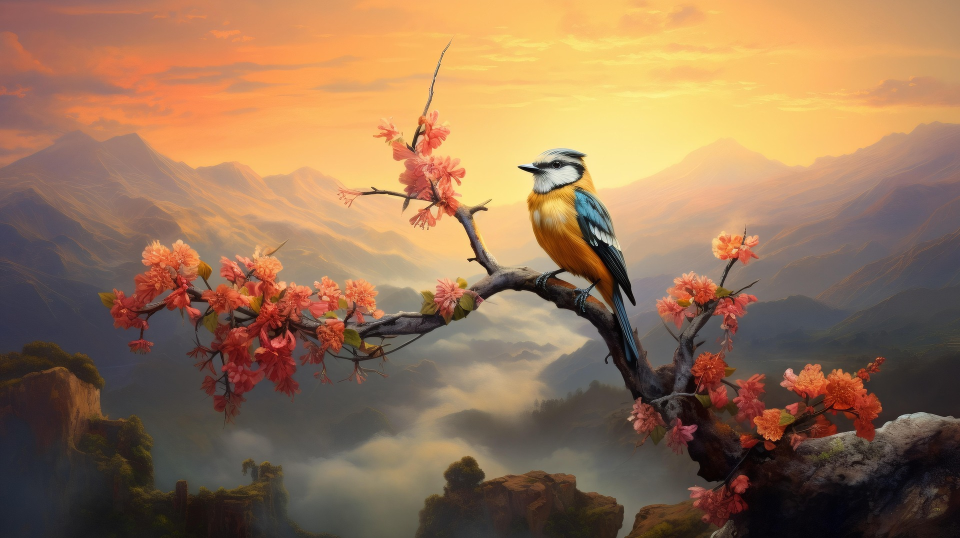
#> input picture assets/img_rep_1.jpg, 1920 x 1076 px (shown at 1/2 size)
$ python -i cromo_semiotica.py   (imports and definitions only)
#> lines starting #> are read from the running program, lines starting #| are printed output that depends on the picture
### servicios/config.py
### meter el funcionamiento de la ia y el servidor aca

import base64
import json
import time
import cv2
import numpy as np
import requests
import streamlit as st


# ==========================================================
# DEFINICIÓN GLOBAL DE CREDENCIALES
# ==========================================================
try:
    RUNPOD_API_KEY = st.secrets["RUNPOD_API_KEY"]
    RUNPOD_ENDPOINT_ID = st.secrets["RUNPOD_ENDPOINT_ID"]
except Exception:
    import toml

    secrets = toml.load(".streamlit/secrets.toml")
    RUNPOD_API_KEY = secrets["RUNPOD_API_KEY"]
    RUNPOD_ENDPOINT_ID = secrets["RUNPOD_ENDPOINT_ID"]

BASE_URL = f"https://api.runpod.ai/v2/{RUNPOD_ENDPOINT_ID}"
HEADERS = {
    "Authorization": f"Bearer {RUNPOD_API_KEY}",
    "Content-Type": "application/json",
}

# Funcion para que OpenCV pueda leer imágenes con rutas que contengan caracteres especiales en Windows
def imread_unicode(path: str, flags: int = cv2.IMREAD_COLOR) -> np.ndarray | None:
    """
    Lee una imagen utilizando un buffer de numpy para evitar fallos de lectura
    con rutas que contengan caracteres especiales (ñ, acentos, espacios) en Windows.
    """
#> called with path = '../../../assets/img_rep_1.jpg', flags = 1
    try:
        buffer = np.fromfile(path, dtype=np.uint8)
        img = cv2.imdecode(buffer, flags)
#> img is the input picture: shape (1076, 1920, 3); mean B, G, R 85.4, 114.9, 148.6
        return img
    except Exception as e:
        print(f"Error al cargar la imagen desde '{path}': {e}")
        return None

# [114 lines left out: functions imagen_a_base64, consultar_minicpm_v, not called in this run]

### core/dimensiones/dimension_sintactica/cromo_semiotica.py
import cv2
import numpy as np
from servicios.config import imread_unicode

def obtener_paleta_cromatica(imagen_path, cantidad_colores=3):
    """
    Extrae la paleta cromática exacta de una imagen usando K-Means Clustering.
    Devuelve los colores dominantes con su código HEX, RGB, porcentaje de ocupación
    y rol semiótico/compositivo (Dominante, Secundario, Acento).
    """
    try:
        img = imread_unicode(imagen_path)
        if img is None:
            return {"error": f"No se pudo cargar la imagen desde la ruta: {imagen_path}"}

        img_rgb = cv2.cvtColor(img, cv2.COLOR_BGR2RGB)
        img_small = cv2.resize(img_rgb, (150, 150), interpolation=cv2.INTER_AREA)
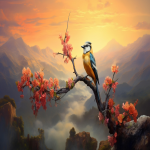
#> img_small: shape (150, 150, 3); mean R, G, B 148.6, 114.9, 85.4

        pixeles = img_small.reshape(-1, 3)
        pixeles = np.float32(pixeles)

        criterios = (cv2.TERM_CRITERIA_EPS + cv2.TERM_CRITERIA_MAX_ITER, 10, 1.0)

        # Detectamos colores únicos reales para no forzar k de más si es monocromo o bicolor puro
        colores_unicos = np.unique(pixeles, axis=0)
        k_real = min(cantidad_colores, len(colores_unicos))
#> k_real = 3

        # Obtenemos las etiquetas (labels) para contar los píxeles de cada color
        _, etiquetas, centros = cv2.kmeans(
            pixeles,
            k_real,
            None,
            criterios,
            10,
            cv2.KMEANS_RANDOM_CENTERS
        )
#> centros = [[143, 110.8, 96.05], [235, 180.1, 114], [63.82, 50.84, 47.96]]

        centros = np.uint8(centros)
#> centros = [[143, 110, 96], [235, 180, 113], [63, 50, 47]]
        conteo_pixeles = np.bincount(etiquetas.flatten(), minlength=k_real)
#> conteo_pixeles = [6058, 8344, 8098]
        total_pixeles = len(pixeles)
#> total_pixeles = 22500

        # Emparejamos cada color con su frecuencia y omitimos clusters vacíos si los hubiera
        roles = ["Dominante", "Secundario", "Acento", "Neutro", "Complementario"]
        clusters = []
        for i in range(k_real):
            if conteo_pixeles[i] > 0:
                pct = round((conteo_pixeles[i] / total_pixeles) * 100, 1)
                r, g, b = int(centros[i][0]), int(centros[i][1]), int(centros[i][2])
                clusters.append({
                    "rgb": (r, g, b),
                    "hex": f"#{r:02x}{g:02x}{b:02x}".upper(),
                    "porcentaje": pct,
                    "conteo": conteo_pixeles[i]
                })
#> this loop made 3 passes
#> (pct, r, g, b) on passes 1 to 3: (26.9, 143, 110, 96), (37.1, 235, 180, 113), (36, 63, 50, 47)
#> after the loop, clusters = 3 items

        # Ordenar por porcentaje descendente (el más presente es Dominante)
        clusters.sort(key=lambda x: x["conteo"], reverse=True)

        # Fusionar colores que sean indistinguibles para el ojo humano (distancia RGB < 18)
        UMBRAL_DISTANCIA = 18.0
        clusters_filtrados = []

        for c in clusters:
            r1, g1, b1 = c["rgb"]
            fusionado = False
            for f in clusters_filtrados:
                r2, g2, b2 = f["rgb"]
                distancia = ((r1 - r2)**2 + (g1 - g2)**2 + (b1 - b2)**2) ** 0.5
                if distancia < UMBRAL_DISTANCIA:
                    f["conteo"] += c["conteo"]
                    f["porcentaje"] = round(f["porcentaje"] + c["porcentaje"], 1)
                    fusionado = True
                    break
            if not fusionado:
                clusters_filtrados.append(c)
#> this loop made 3 passes
#> after the loop, clusters_filtrados = 3 items; f = {'rgb': (63, 50, 47), 'hex': '#3F322F', 'porcentaje': 36, 'conteo': 8098}

        # Reasignar roles a los clusters que quedaron realmente diferenciados
        paleta_completa = []
        for idx, item in enumerate(clusters_filtrados):
            paleta_completa.append({
                "rol": roles[idx] if idx < len(roles) else f"Color {idx + 1}",
                "hex": item["hex"],
                "rgb": item["rgb"],
                "porcentaje": int(round(item["porcentaje"]))
            })
#> this loop made 3 passes
#> after the loop, paleta_completa = 3 items

        return paleta_completa

    except Exception as e:
        return {"error": f"Error interno en el procesamiento de color: {str(e)}"}

# [164 lines left out: functions analizar_atributos_cromaticos, evaluar_semiotica_cromatica, not called in this run]

>>> result = obtener_paleta_cromatica('../../../assets/img_rep_1.jpg')
#> result = 3 items

$ run again, on assets/img_rep_2.jpg
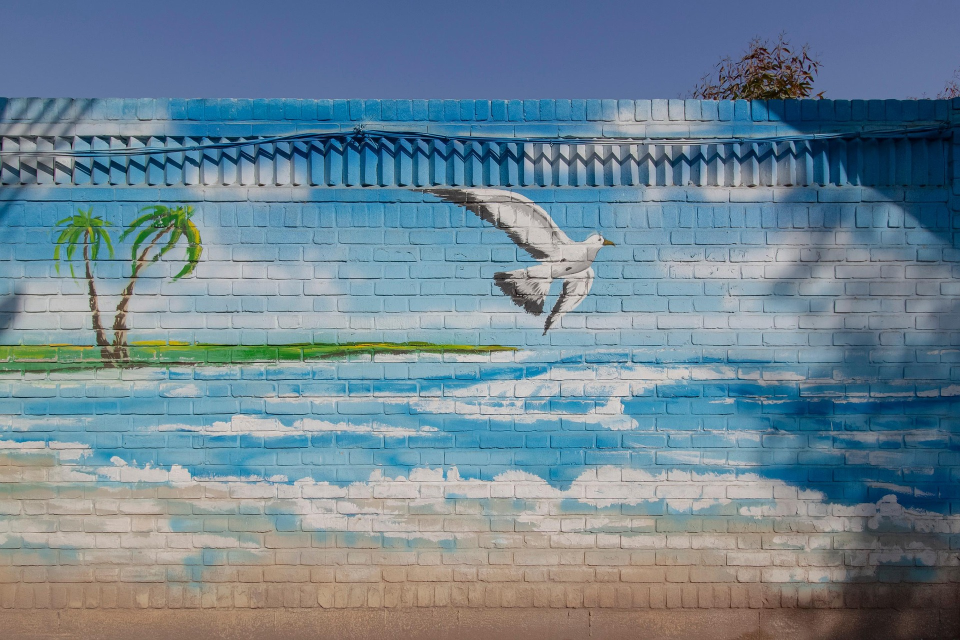
#> input picture assets/img_rep_2.jpg, 1920 x 1280 px (shown at 1/2 size)
#> in imread_unicode, img is the input picture: shape (1280, 1920, 3); mean B, G, R 146.7, 132.8, 110.7
#> in obtener_paleta_cromatica, `img_small = cv2.resize(img_rgb, (150, 150), interpolation=cv2.INTER_AR..`:
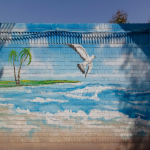
#> img_small: shape (150, 150, 3); mean R, G, B 110.7, 132.8, 146.7
#> k_real = 3
#> in obtener_paleta_cromatica, `_, etiquetas, centros = cv2.kmeans( pixeles, k_real, None, criterios, ..`: centros = [[87.9, 121.6, 148.5], [36.83, 67.81, 83.95], [156.5, 164.4, 164.6]]
#> in obtener_paleta_cromatica, `centros = np.uint8(centros)`: centros = [[87, 121, 148], [36, 67, 83], [156, 164, 164]]
#> conteo_pixeles = [9726, 3045, 9729]
#> total_pixeles = 22500
#> the loop in obtener_paleta_cromatica, `for i in range(k_real):` made 3 passes
#> (pct, r, g, b) on passes 1 to 3: (43.2, 87, 121, 148), (13.5, 36, 67, 83), (43.2, 156, 164, 164)
#> after the loop in obtener_paleta_cromatica, `for i in range(k_real):`: clusters = 3 items
#> the loop in obtener_paleta_cromatica, `for c in clusters:` made 3 passes
#> after the loop in obtener_paleta_cromatica, `for c in clusters:`: f = {'rgb': (87, 121, 148), 'hex': '#577994', 'porcentaje': 43.2, 'conteo': 9726}
#> the loop in obtener_paleta_cromatica, `for idx, item in enumerate(clusters_filtrados):` made 3 passes
#> after the loop in obtener_paleta_cromatica, `for idx, item in enumerate(clusters_filtrados):`: paleta_completa = 3 items

$ run again, on assets/img_rep_3.jpg
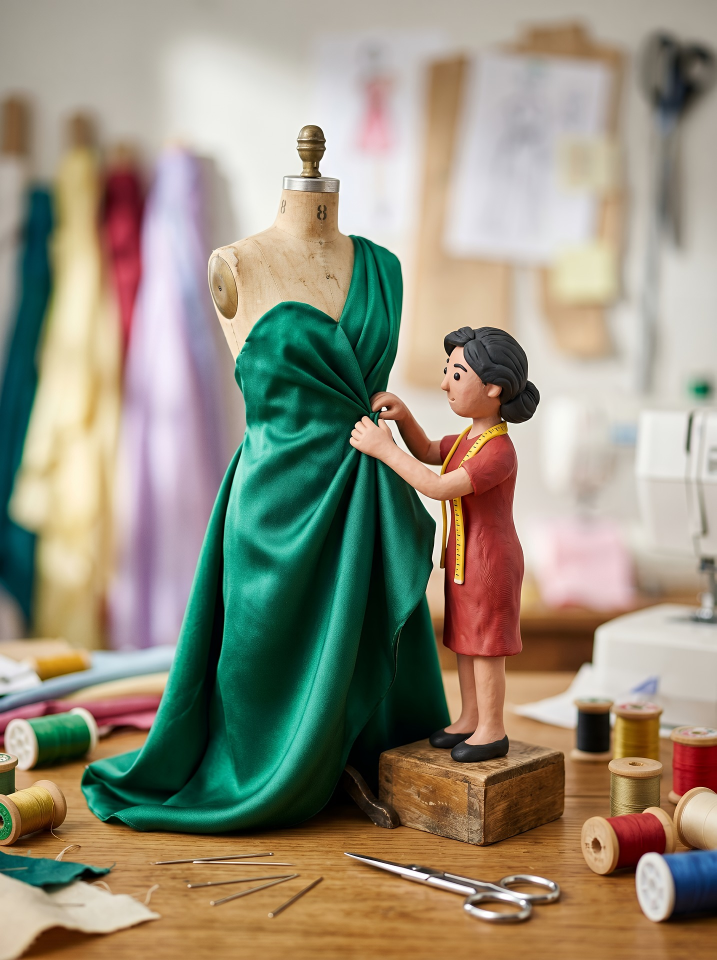
#> input picture assets/img_rep_3.jpg, 1433 x 1920 px (shown at 1/2 size)
#> in imread_unicode, img is the input picture: shape (1920, 1433, 3); mean B, G, R 123.9, 142.7, 149.1
#> in obtener_paleta_cromatica, `img_small = cv2.resize(img_rgb, (150, 150), interpolation=cv2.INTER_AR..`:
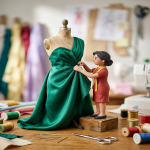
#> img_small: shape (150, 150, 3); mean R, G, B 149.1, 142.7, 123.9
#> k_real = 3
#> in obtener_paleta_cromatica, `_, etiquetas, centros = cv2.kmeans( pixeles, k_real, None, criterios, ..`: centros = [[26.28, 62.74, 47.82], [158.6, 122.8, 88.47], [206.5, 197, 186.3]]
#> in obtener_paleta_cromatica, `centros = np.uint8(centros)`: centros = [[26, 62, 47], [158, 122, 88], [206, 196, 186]]
#> conteo_pixeles = [5385, 6724, 10391]
#> total_pixeles = 22500
#> the loop in obtener_paleta_cromatica, `for i in range(k_real):` made 3 passes
#> (pct, r, g, b) on passes 1 to 3: (23.9, 26, 62, 47), (29.9, 158, 122, 88), (46.2, 206, 196, 186)
#> after the loop in obtener_paleta_cromatica, `for i in range(k_real):`: clusters = 3 items
#> the loop in obtener_paleta_cromatica, `for c in clusters:` made 3 passes
#> after the loop in obtener_paleta_cromatica, `for c in clusters:`: f = {'rgb': (158, 122, 88), 'hex': '#9E7A58', 'porcentaje': 29.9, 'conteo': 6724}
#> the loop in obtener_paleta_cromatica, `for idx, item in enumerate(clusters_filtrados):` made 3 passes
#> after the loop in obtener_paleta_cromatica, `for idx, item in enumerate(clusters_filtrados):`: paleta_completa = 3 items
